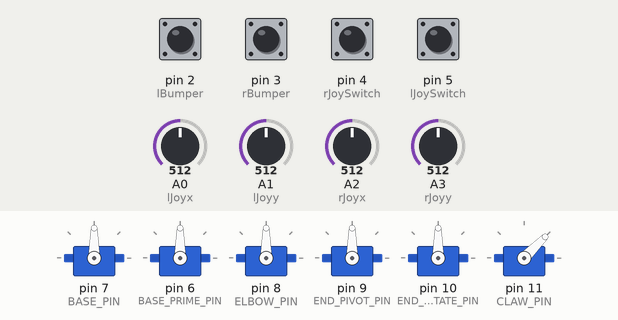
Recording of a sketch running on a simulated Arduino Uno, built with avr-gcc and run on an emulated ATmega328P. Parts: 6 × servo. Inputs (shaded band) come from the test bench; at power-on: pin 2 (lBumper), pin 3 (rBumper), pin 4 (rJoySwitch), pin 5 (lJoySwitch) HIGH, A1 (lJoyy) = 512, A0 (lJoyx) = 512, A2 (rJoyx) = 512, A3 (rJoyy) = 512. What the sketch prints to the serial monitor is not drawn.

Above: at 2.2 s.
2.3 s: A1 (lJoyy) set to 674
5.3 s: A1 (lJoyy) set to 691
At 5.76 s:
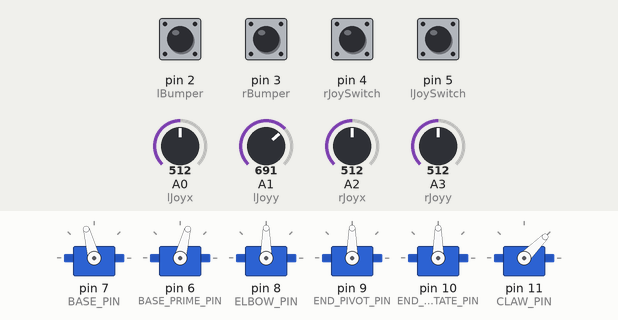
8.3 s: A0 (lJoyx) set to 470
At 11.2 s:
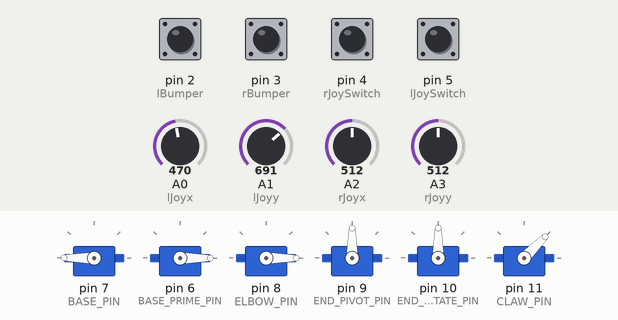
11.3 s: A2 (rJoyx) set to 586
14.3 s: A2 (rJoyx) set to 610
At 14.76 s:
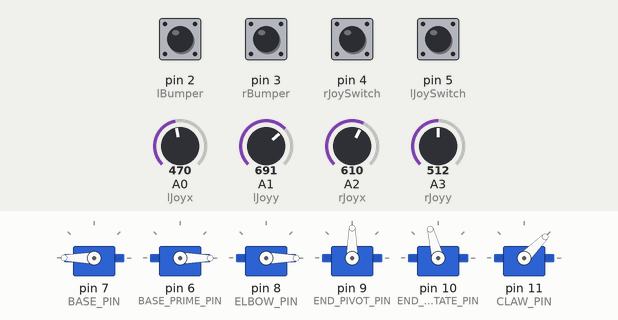
17.3 s: A3 (rJoyy) set to 716
At 20.6 s:
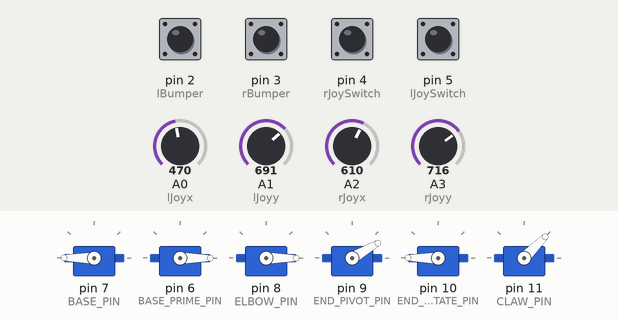
Timing chart, 0 to 21.3 s (numbered marks = the images above; inputs shaded):
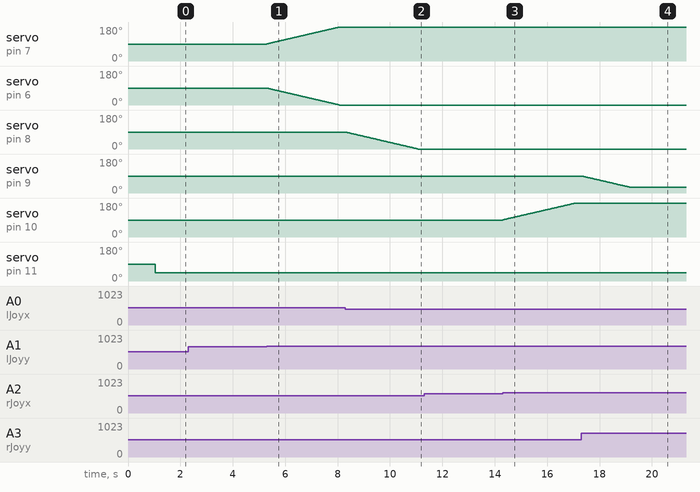

Measured:
- the behaviour switches between 681 and 682 on A1 (lJoyy) (found by bisection; images 0 and 1)
- the behaviour switches between 487 and 486 on A0 (lJoyx) (found by bisection; images 1 and 2)
- the behaviour switches between 596 and 597 on A2 (rJoyx) (found by bisection; images 2 and 3)
- after the input at 2.3 s, every drawn part: stays the same
- after the input at 5.3 s, servo on pin 7 (BASE_PIN): moves from 90° to 180° over 2.8 s, starting at once; servo on pin 6 (BASE_PRIME_PIN): moves from 90° to 0° over 2.8 s, starting at once
- after the input at 8.3 s, servo on pin 8 (ELBOW_PIN): moves from 90° to 0° over 2.8 s, starting at once
- after the input at 11.3 s, every drawn part: stays the same
- after the input at 14.3 s, servo on pin 10 (END_ROTATE_PIN): moves from 90° to 180° over 2.8 s, starting at once
- after the input at 17.3 s, servo on pin 9 (END_PIVOT_PIN): moves from 90° to 30° over 1.8 s, starting at once

The sketch:

ControllerBased.ino
```cpp
#include <Servo.h>        // Include the Servo library
#include <AccelStepper.h> // Include the AccelStepper library for Stepper object control

// Define input pins
#define rBumper 3
#define lBumper 2
#define rJoySwitch 4
#define lJoySwitch 5

#define lJoyx A0
#define lJoyy A1
#define rJoyx A2
#define rJoyy A3

// Define motor pins
#define BASE_PIN 7
#define BASE_PRIME_PIN 6
#define ELBOW_PIN 8
#define END_PIVOT_PIN 9
#define END_ROTATE_PIN 10
#define CLAW_PIN 11

// #define DIR_PIN 13
// #define STEP_PIN 12

// Define pins for stepper motor microstepping control
// MS1 is connected to A4 and MS2 to A5.
// #define MS1_PIN A4
// #define MS2_PIN A5

// Joystick neutral positions
const int joystickThreshold = 25; // Threshold for joystick movement detection
int LXNeutral = 595;
int LYNeutral = 633;
int RXNeutral = 623;
int RYNeutral = 609;

int bAngle = 90;
int bPrimeAngle = 90;
int elbowAngle = 90;    // Elbow servo angle
int ePivotAngle = 90;   // End Pivot servo angle
int eRotateAngle = 90;  // End Rotate servo angle
int clawAngle = 45;     // Claw servo angle (101/2 = 50.5, rounded to 51)

// Declare Servo objects for each joint
Servo base;
Servo basePrime;
Servo elbow;
Servo endPivot;
Servo endRotate;
Servo claw;

// Declare AccelStepper object for the stepper motor
// AccelStepper stepper(AccelStepper::DRIVER, STEP_PIN, DIR_PIN);

void setup() {
  // Attach servo objects to their respective pins.
  base.attach(BASE_PIN);
  basePrime.attach(BASE_PRIME_PIN);
  elbow.attach(ELBOW_PIN);
  endPivot.attach(END_PIVOT_PIN);
  endRotate.attach(END_ROTATE_PIN);
  claw.attach(CLAW_PIN);

  // Configure input pins as pullup for reduced noise
  // INPUT_PULLUP means the pin will be HIGH by default, and LOW when button/switch is pressed
  pinMode(lBumper, INPUT_PULLUP);
  pinMode(rBumper, INPUT_PULLUP);
  pinMode(lJoySwitch, INPUT_PULLUP);
  pinMode(rJoySwitch, INPUT_PULLUP);

  //calibrate controller neutrals
  const int numSamples = 100;
  long lxSum = 0, lySum = 0, rxSum = 0, rySum = 0;

  for (int i = 0; i < numSamples; i++) {
    lxSum += analogRead(lJoyx);
    lySum += analogRead(lJoyy);
    rxSum += analogRead(rJoyx);
    rySum += analogRead(rJoyy);
    delay(10); // Small delay between readings
  }

  LXNeutral = lxSum / numSamples;
  LYNeutral = lySum / numSamples;
  RXNeutral = rxSum / numSamples;
  RYNeutral = rySum / numSamples;


  // Begin serial communication for debugging and displaying input
  Serial.begin(115200);
  claw.write(45);
  endRotate.write(90);
  endPivot.write(90);
  elbow.write(90);
  base.write(90);
  basePrime.write(90);

}

void loop() {
  // Read joystick analog values
  int leftX = analogRead(lJoyx);
  int leftY = analogRead(lJoyy);
  int rightX = analogRead(rJoyx);
  int rightY = analogRead(rJoyy);

  // Read bumper and joystick switch digital states
  // Use !digitalRead because INPUT_PULLUP means LOW when pressed, HIGH when released
  bool rBumperState = !digitalRead(rBumper);
  bool lBumperState = !digitalRead(lBumper);
  bool rJoyState = !digitalRead(rJoySwitch);
  bool lJoyState = !digitalRead(lJoySwitch);

  // --- Servo Motor Control based on Joystick/Bumper Input ---


// // Stepper Motor Control (left joystick X axis) using continuous speed
// if (abs(leftX - LXNeutral) > joystickThreshold) {
//   int speed = map(leftX, 0, 1023, -2000, 2000);
//   stepper.setSpeed(speed);
//   stepper.runSpeed();  // Move at constant speed
// } else {
// stepper.setSpeed(0); // Stop movement
// }


  // Baseplate servos (controlled by leftY joystick)
  if (abs(leftY - LYNeutral) > joystickThreshold) {
    // Map joystick input to a delta value for angle change
    int delta = map(leftY, 0, 1023, -3, 3); // Adjust delta range for gentler movement
    bAngle = constrain(bAngle + delta, 0, 180);       // Constrain base angle between 0 and 180
    bPrimeAngle = constrain(bPrimeAngle - delta, 0, 180); // Constrain base prime angle between 0 and 180
    base.write(bAngle);
    basePrime.write(bPrimeAngle);
  }

  // End Rotator (controlled by rightX joystick)
  if (abs(rightX - RXNeutral) > joystickThreshold) {
    int delta = map(rightX, 0, 1023, -6, 6); // Adjusted delta range for gentler movement
    eRotateAngle = constrain(eRotateAngle + delta, 0, 180); // Constrain end rotate angle between 0 and 180
    endRotate.write(eRotateAngle);
  }

  // End Pivot (controlled by rightY joystick)
  if (abs(rightY - RYNeutral) > joystickThreshold) {
    int delta = map(rightY, 0, 1023, 5, -5); // Adjusted delta range for gentler movement
    ePivotAngle = constrain(ePivotAngle + delta, 30, 150); // Constrain end pivot angle between 0 and 180
    endPivot.write(ePivotAngle);
  }

  // ELBOW (controlled by leftX joystick)
  if (abs(leftX - LXNeutral) > joystickThreshold) {
    int delta = map(leftX, 0, 1023, -3, 3); // Adjusted delta range for gentler movement
    elbowAngle = constrain(elbowAngle + delta, 0, 180); // Constrain end rotate angle between 0 and 180
    elbow.write(elbowAngle);
  }

  // Claw (controlled by joystick switches)
  if (lJoyState || rJoyState) {
    int switchState = (lJoyState << 1) | rJoyState; // Create a 2-bit state (LJS RJS)
    switch(switchState) {
      case 0b00: // Both off or both pressed (no change)
      case 0b11:
        break;
      case 0b10: // Left joystick switch pressed (decrement claw angle)
        clawAngle = constrain(clawAngle - 3, 0, 100); // Constrain claw angle between 0 and 90
        claw.write(clawAngle);
        break;
      case 0b01: // Right joystick switch pressed (increment claw angle)
        clawAngle = constrain(clawAngle + 3, 0, 100); // Constrain claw angle between 0 and 90
        claw.write(clawAngle);
        break;
    };
  }

  // Small delay to allow servos to reach position and prevent excessive loop speed
  delay(20); // Reduced delay for more responsive servo control

  // --- Debug: Display all controller input and stepper position ---
  Serial.print("Left X: ");
  Serial.print(leftX);
  Serial.print(" | Left Y: ");
  Serial.print(leftY);
  Serial.print(" | Right X: ");
  Serial.print(rightX);
  Serial.print(" | Right Y: ");
  Serial.print(rightY);
  Serial.print(" | LJS: ");
  Serial.print(lJoyState);
  Serial.print(" | RJS: ");
  Serial.print(rJoyState);
  Serial.print(" | LBumper: ");
  Serial.print(lBumperState);
  Serial.print(" | RBumper: ");
  Serial.print(rBumperState);
  // Serial.print(" | Stepper Pos: ");
  // Serial.print(stepper.currentPosition());
  Serial.print(" | Base: ");
  Serial.print(bAngle);
  Serial.print(" | Base Prime: ");
  Serial.print(bPrimeAngle);
  Serial.print(" | Elbow: ");
  Serial.print(elbowAngle);
  Serial.print(" | End Pivot: ");
  Serial.print(ePivotAngle);
  Serial.print(" | End Rotate: ");
  Serial.print(eRotateAngle);
  Serial.print(" | Claw: ");
  Serial.println(clawAngle);
}
```
